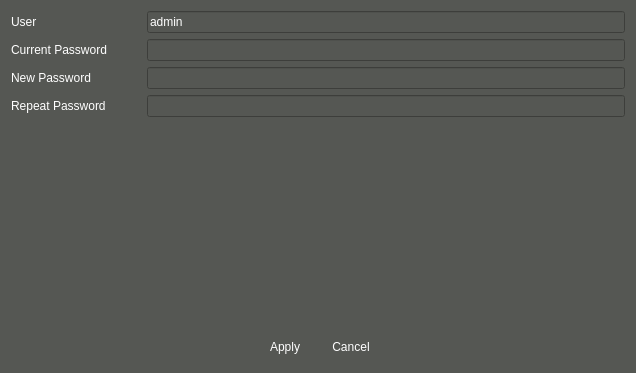
<?xml version="1.0" encoding="UTF-8"?>
<ui version="4.0">
 <class>VSCStorUser</class>
 <widget class="QWidget" name="VSCStorUser">
  <property name="geometry">
   <rect>
    <x>0</x>
    <y>0</y>
    <width>636</width>
    <height>373</height>
   </rect>
  </property>
  <property name="windowTitle">
   <string>Master Hard Disk Selecting</string>
  </property>
  <property name="windowIcon">
   <iconset>
    <normaloff>:/logo/resources/vscsmall.jpg</normaloff>:/logo/resources/vscsmall.jpg</iconset>
  </property>
  <property name="styleSheet">
   <string notr="true">color: rgb(255, 255, 255);
background-color: rgb(85, 87, 83);</string>
  </property>
  <layout class="QVBoxLayout" name="verticalLayout">
   <item>
    <layout class="QGridLayout" name="gridLayout">
     <property name="horizontalSpacing">
      <number>40</number>
     </property>
     <item row="2" column="2">
      <widget class="QLineEdit" name="newPasswd">
       <property name="maximumSize">
        <size>
         <width>16777215</width>
         <height>16777215</height>
        </size>
       </property>
       <property name="echoMode">
        <enum>QLineEdit::Password</enum>
       </property>
       <property name="readOnly">
        <bool>false</bool>
       </property>
      </widget>
     </item>
     <item row="0" column="2">
      <widget class="QLineEdit" name="user">
       <property name="text">
        <string>admin</string>
       </property>
       <property name="readOnly">
        <bool>true</bool>
       </property>
      </widget>
     </item>
     <item row="0" column="0">
      <widget class="QLabel" name="label">
       <property name="text">
        <string>User</string>
       </property>
      </widget>
     </item>
     <item row="1" column="0">
      <widget class="QLabel" name="label_2">
       <property name="text">
        <string>Current Password</string>
       </property>
      </widget>
     </item>
     <item row="1" column="2">
      <widget class="QLineEdit" name="curPasswd">
       <property name="maximumSize">
        <size>
         <width>16777215</width>
         <height>16777215</height>
        </size>
       </property>
       <property name="echoMode">
        <enum>QLineEdit::Password</enum>
       </property>
       <property name="readOnly">
        <bool>false</bool>
       </property>
      </widget>
     </item>
     <item row="2" column="0">
      <widget class="QLabel" name="label_4">
       <property name="text">
        <string>New Password</string>
       </property>
      </widget>
     </item>
     <item row="3" column="0">
      <widget class="QLabel" name="label_5">
       <property name="text">
        <string>Repeat Password</string>
       </property>
      </widget>
     </item>
     <item row="3" column="2">
      <widget class="QLineEdit" name="repeatPasswd">
       <property name="maximumSize">
        <size>
         <width>16777215</width>
         <height>16777215</height>
        </size>
       </property>
       <property name="echoMode">
        <enum>QLineEdit::Password</enum>
       </property>
       <property name="readOnly">
        <bool>false</bool>
       </property>
      </widget>
     </item>
    </layout>
   </item>
   <item>
    <spacer name="verticalSpacer">
     <property name="orientation">
      <enum>Qt::Vertical</enum>
     </property>
     <property name="sizeHint" stdset="0">
      <size>
       <width>20</width>
       <height>40</height>
      </size>
     </property>
    </spacer>
   </item>
   <item>
    <layout class="QHBoxLayout" name="horizontalLayout">
     <item>
      <spacer name="horizontalSpacer">
       <property name="orientation">
        <enum>Qt::Horizontal</enum>
       </property>
       <property name="sizeHint" stdset="0">
        <size>
         <width>40</width>
         <height>20</height>
        </size>
       </property>
      </spacer>
     </item>
     <item>
      <widget class="QPushButton" name="pushButtonApply">
       <property name="minimumSize">
        <size>
         <width>60</width>
         <height>30</height>
        </size>
       </property>
       <property name="maximumSize">
        <size>
         <width>60</width>
         <height>30</height>
        </size>
       </property>
       <property name="styleSheet">
        <string notr="true">QPushButton { 
border:none;
color:white;
background-image: url(:/action/resources/button.png);}
QPushButton:hover {
	background-image: url(:/action/resources/buttonpress.png);}
QPushButton:pressed {
	background-image: url(:/action/resources/button.png);}
</string>
       </property>
       <property name="text">
        <string>Apply</string>
       </property>
       <property name="iconSize">
        <size>
         <width>60</width>
         <height>40</height>
        </size>
       </property>
      </widget>
     </item>
     <item>
      <widget class="QPushButton" name="pushButtonCancel">
       <property name="minimumSize">
        <size>
         <width>60</width>
         <height>30</height>
        </size>
       </property>
       <property name="maximumSize">
        <size>
         <width>60</width>
         <height>30</height>
        </size>
       </property>
       <property name="styleSheet">
        <string notr="true">QPushButton { 
border:none;
color:white;
background-image: url(:/action/resources/button.png);}
QPushButton:hover {
	background-image: url(:/action/resources/buttonpress.png);}
QPushButton:pressed {
	background-image: url(:/action/resources/button.png);}
</string>
       </property>
       <property name="text">
        <string>Cancel</string>
       </property>
       <property name="iconSize">
        <size>
         <width>60</width>
         <height>40</height>
        </size>
       </property>
      </widget>
     </item>
     <item>
      <spacer name="horizontalSpacer_2">
       <property name="orientation">
        <enum>Qt::Horizontal</enum>
       </property>
       <property name="sizeHint" stdset="0">
        <size>
         <width>40</width>
         <height>20</height>
        </size>
       </property>
      </spacer>
     </item>
    </layout>
   </item>
  </layout>
 </widget>
 <resources>
  <include location="../../../main/vscmainwindows.qrc"/>
 </resources>
 <connections/>
</ui>
